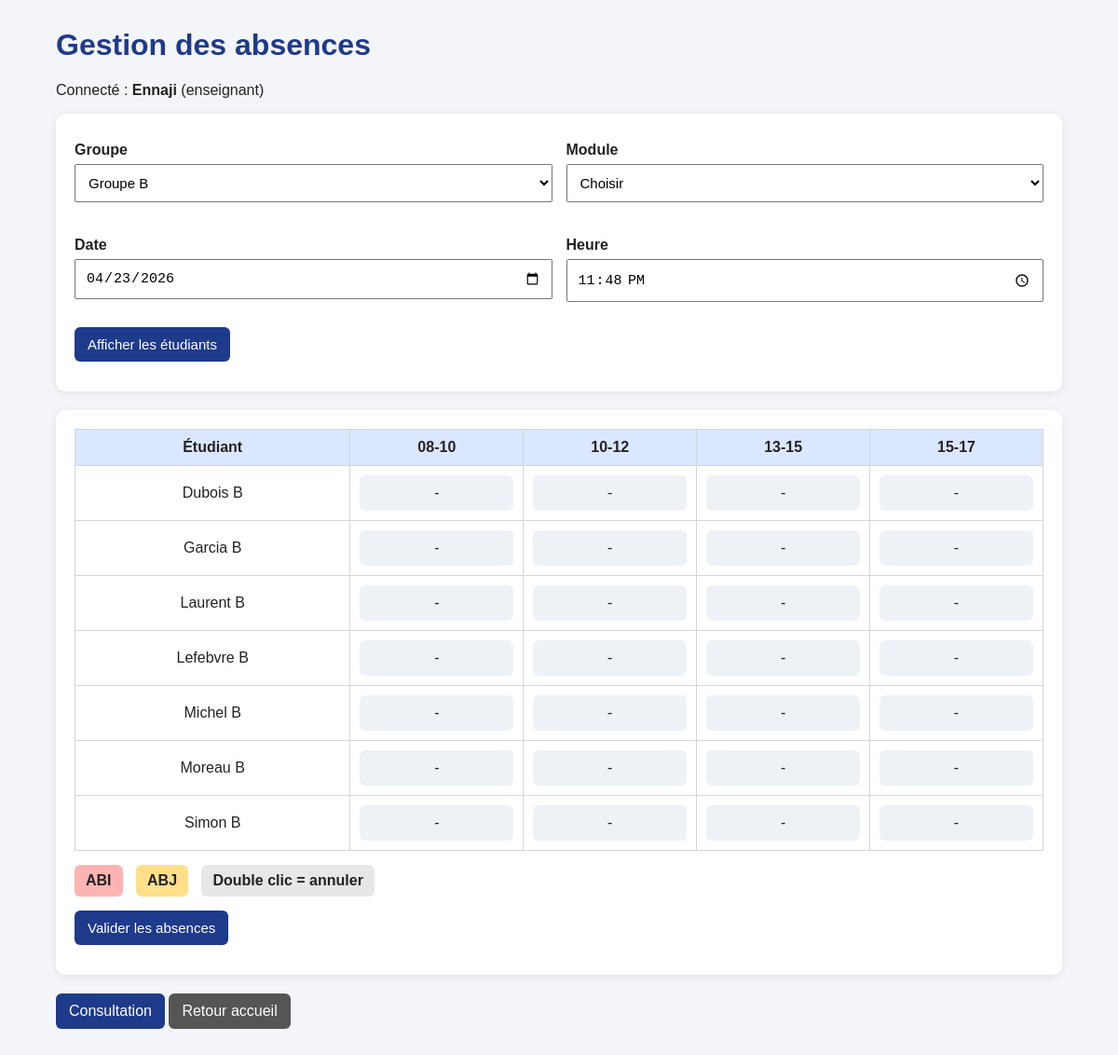
The page /absences.php?groupe=2 (signed in) on the database its author committed.
### tables this page shows
CREATE TABLE `etudiants` (
  `id` int(11) NOT NULL AUTO_INCREMENT,
  `nom` varchar(100) NOT NULL,
  `prenom` varchar(100) NOT NULL,
  `groupe_id` int(11) NOT NULL,
  `login` varchar(50) DEFAULT NULL,
  `motdepasse` varchar(255) DEFAULT NULL,
  PRIMARY KEY (`id`)
);

### php/fonctions.php (called while the page is built)
<?php
function proteger($texte) {
    return htmlspecialchars($texte, ENT_QUOTES, 'UTF-8');
}
?>

### absences.php (the view, shortened to what this page needs)
<?php
require_once "php/connexion_bd.php";
require_once "php/fonctions.php";
$groupes = $pdo->query("SELECT * FROM groupes")->fetchAll(PDO::FETCH_ASSOC);
$etudiants = [];
$groupeChoisi = "";
$dateChoisie = date("Y-m-d");
$heureChoisie = date("H:i");
if (isset($_GET["groupe"]) && $_GET["groupe"] != "") {
    $groupeChoisi = $_GET["groupe"];
    $dateChoisie = $_GET["date_seance"] ?? date("Y-m-d");
    $heureChoisie = $_GET["heure_seance"] ?? date("H:i");
    $sql = "SELECT * FROM etudiants WHERE groupe_id = ? ORDER BY nom, prenom";
    $stmt = $pdo->prepare($sql);
    $stmt->execute([$groupeChoisi]);
    $etudiants = $stmt->fetchAll(PDO::FETCH_ASSOC);
}
$creneaux = ["08-10", "10-12", "13-15", "15-17"];
?>
<!DOCTYPE html>
<html lang="fr">
<head>
    <link rel="stylesheet" href="css/style.css">
</head>
<body>
<div class="container">
    <h1>Gestion des absences</h1>
    <p>
        Connecté : <strong><?php echo proteger($_SESSION["user_nom"]); ?></strong>
        (<?php echo proteger($_SESSION["user_role"]); ?>)
    </p>
    <div class="card">
        <form method="get" class="form-grid">
            <div>
                <label>Groupe</label>
                <select name="groupe" required>
                    <?php foreach ($groupes as $groupe): ?>
                        <option value="<?php echo $groupe["id"]; ?>" <?php if ($groupeChoisi == $groupe["id"]) echo "selected"; ?>>
                            <?php echo proteger($groupe["nom"]); ?>
                        </option>
                    <?php endforeach; ?>
                </select>
            </div>
            <div>
                <label>Module</label>
                <select name="module" required>
                    <option value="">Choisir</option>
                </select>
            </div>
            <div>
                <label>Date</label>
                <input type="date" name="date_seance" value="<?php echo $dateChoisie; ?>" required>
            </div>
            <div>
                <label>Heure</label>
                <input type="time" name="heure_seance" value="<?php echo $heureChoisie; ?>" required>
            </div>
            <div class="full-row">
                <button type="submit">Afficher les étudiants</button>
            </div>
        </form>
    </div>
    <?php if (!empty($etudiants)): ?>
        <div class="card">
            <form method="post" action="php/sauvegarder_absences.php" id="formAbsences">
                <table>
                    <thead>
                        <tr>
                            <th>Étudiant</th>
                            <?php foreach ($creneaux as $creneau): ?>
                                <th><?php echo $creneau; ?></th>
                            <?php endforeach; ?>
                        </tr>
                    </thead>
                    <tbody>
                        <?php foreach ($etudiants as $etudiant): ?>
                            <tr>
                                <td><?php echo proteger($etudiant["nom"]) . " " . proteger($etudiant["prenom"]); ?></td>
                                <?php foreach ($creneaux as $creneau): ?>
                                    <td>
                                        <div class="case-absence"
                                             data-etudiant="<?php echo $etudiant["id"]; ?>"
                                             data-creneau="<?php echo $creneau; ?>"
                                             data-type="AUCUNE">-</div>
                                    </td>
                                <?php endforeach; ?>
                            </tr>
                        <?php endforeach; ?>
                    </tbody>
                </table>
                <div class="legend">
                    <span class="badge abi">ABI</span>
                    <span class="badge abj">ABJ</span>
                    <span class="badge neutre">Double clic = annuler</span>
                </div>
                <button type="submit">Valider les absences</button>
            </form>
        </div>
    <?php endif; ?>
    <div class="actions-bottom">
        <a class="btn" href="consultation.php">Consultation</a>
        <a class="btn secondary" href="index.php">Retour accueil</a>
    </div>
</div>
</body>
</html>

### css/style.css (style rules this page uses)
body { font-family: Arial, sans-serif; background: #f3f5f8; margin: 0; padding: 0; color: #222; }
.container { width: 90%; max-width: 1100px; margin: 30px auto; }
h1, h2 { color: #1e3a8a; }
.card { background: white; border-radius: 10px; padding: 20px; margin-bottom: 20px; box-shadow: 0 2px 8px rgba(0,0,0,0.08); }
label { display: block; margin-top: 10px; margin-bottom: 6px; font-weight: bold; }
input, select, button { padding: 10px; font-size: 15px; margin-bottom: 12px; }
input, select { width: 100%; box-sizing: border-box; }
button, .btn { background: #1e3a8a; color: white; border: none; border-radius: 6px; cursor: pointer; text-decoration: none; display: inline-block; padding: 10px 14px; }
.btn.secondary { background: #555; }
.form-grid { display: grid; grid-template-columns: repeat(2, 1fr); gap: 15px; }
.full-row { grid-column: 1 / -1; }
table { width: 100%; border-collapse: collapse; background: white; }
th, td { border: 1px solid #d2d6dc; padding: 10px; text-align: center; }
th { background: #dbe7ff; }
.case-absence { background: #eef2f7; padding: 10px; border-radius: 6px; cursor: pointer; user-select: none; }
.legend { margin: 15px 0; }
.badge { display: inline-block; padding: 8px 12px; border-radius: 6px; margin-right: 10px; font-weight: bold; }
.badge.abi { background: #ffb3b3; }
.badge.abj { background: #ffe08a; }
.badge.neutre { background: #e7e7e7; }
.actions-bottom { margin-top: 20px; }

### rows shown on the page
etudiants: nom "Dubois", prenom "B"
etudiants: nom "Garcia", prenom "B"
etudiants: nom "Laurent", prenom "B"
etudiants: nom "Lefebvre", prenom "B"
etudiants: nom "Michel", prenom "B"
etudiants: nom "Moreau", prenom "B"
etudiants: nom "Simon", prenom "B"

### other values the page prints
proteger($_SESSION["user_nom"]) "Ennaji"
proteger($_SESSION["user_role"]) "enseignant"
$creneau "08-10"
$creneau "10-12"
$creneau "13-15"
$creneau "15-17"
form field groupe "Groupe B"
